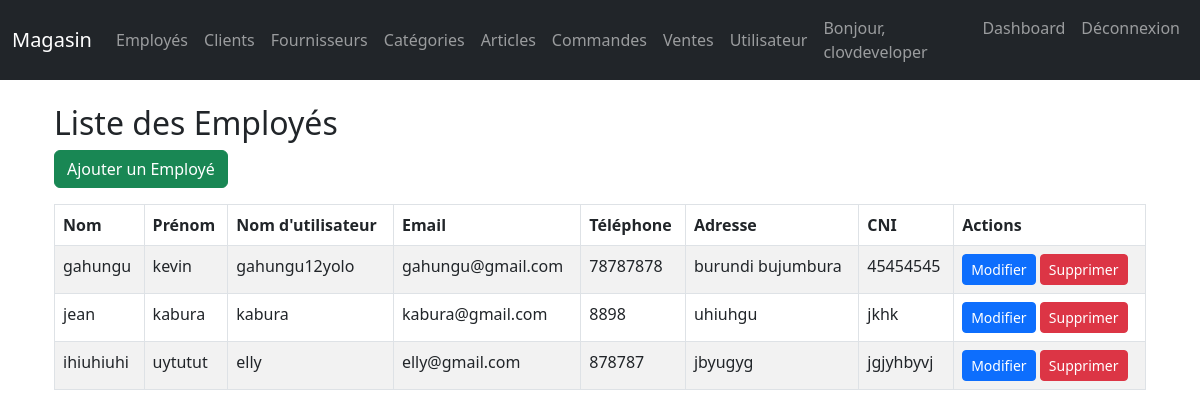
Page /employes/ (signed in) on the committed database.
### shop/models.py (models this page shows, shortened)
class AppUser(AbstractUser):
    ROLE_CHOICES = (
        ('admin', 'Admin'),
        ('employee', 'Employee'),
        ('user', 'User'),
    )
    telephone = models.CharField(max_length=15)
    cni = models.CharField(max_length=15)
    adresse = models.CharField(max_length=50)
    role = models.CharField(max_length=10, choices=ROLE_CHOICES, default='user')

class Employe(models.Model):
    user = models.OneToOneField(AppUser, on_delete=models.CASCADE)

### shop/views.py (the view)
# urls.py: path('employes/', views.employe_list, name='employe_list'),
@login_required
def employe_list(request):
    employes = Employe.objects.all()
    return render(request, 'shop/employe_list.html', {'employes': employes})

### templates/shop/employe_list.html
{% extends 'base.html' %}
{% block content %}
<div class="container mt-4">
    <h2>Liste des Employés</h2>
    <a href="{% url 'employe_create' %}" class="btn btn-success mb-3">Ajouter un Employé</a>
    <table class="table table-bordered table-striped">
        <thead class="thead-dark">
            <tr>
                <th>Nom</th>
                <th>Prénom</th>
                <th>Nom d'utilisateur</th>
                <th>Email</th>
                <th>Téléphone</th>
                <th>Adresse</th>
                <th>CNI</th>
                <th>Actions</th>
            </tr>
        </thead>
        <tbody>
            {% for employe in employes %}
            <tr>
                <td>{{ employe.user.last_name }}</td>
                <td>{{ employe.user.first_name }}</td>
                <td>{{ employe.user.username }}</td>
                <td>{{ employe.user.email }}</td>
                <td>{{ employe.user.telephone }}</td>
                <td>{{ employe.user.adresse }}</td>
                <td>{{ employe.user.cni }}</td>
                <td>
                    <a href="{% url 'employe_update' employe.id %}" class="btn btn-primary btn-sm">Modifier</a>
                    <a href="{% url 'employe_delete' employe.id %}" class="btn btn-danger btn-sm">Supprimer</a>
                </td>
            </tr>
            {% endfor %}
        </tbody>
    </table>
</div>
{% endblock %}

### templates/base.html (shortened to what this page needs)
<!DOCTYPE html>
<html lang="fr">
<head>
    <link href="https://cdn.jsdelivr.net/npm/bootstrap@5.3.0/dist/css/bootstrap.min.css" rel="stylesheet">
</head>
<body>
<nav class="navbar navbar-expand-lg navbar-dark bg-dark mb-4">
    <div class="container-fluid">
        <a class="navbar-brand" href="{% url 'home' %}">Magasin</a>
        <div class="collapse navbar-collapse" id="navbarLinks">
            <ul class="navbar-nav me-auto mb-2 mb-lg-0">
                <li class="nav-item">
                    <a class="nav-link" href="{% url 'employe_list' %}">Employés</a>
                </li>
                <li class="nav-item">
                    <a class="nav-link" href="{% url 'client_list' %}">Clients</a>
                </li>
                <li class="nav-item">
                    <a class="nav-link" href="{% url 'fournisseur_list' %}">Fournisseurs</a>
                </li>
                <li class="nav-item">
                    <a class="nav-link" href="{% url 'categorie_list' %}">Catégories</a>
                </li>
                <li class="nav-item">
                    <a class="nav-link" href="{% url 'article_list' %}">Articles</a>
                </li>
                <li class="nav-item">
                    <a class="nav-link" href="{% url 'commande_list' %}">Commandes</a>
                </li>
                <li class="nav-item">
                    <a class="nav-link" href="{% url 'vente_list' %}">Ventes</a>
                </li>
                <li class="nav-item">
                    <a class="nav-link" href="{% url 'appuser_list' %}">Utilisateur</a>
                </li>
            </ul>
            <ul class="navbar-nav ms-auto">
                {% if user.is_authenticated %}
                <li class="nav-item">
                    <span class="nav-link">Bonjour, {{ user.username }}</span>
                </li>
                {% if user.role == 'admin' %}
                <li class="nav-item">
                    <a class="nav-link" href="{% url 'admin_dashboard' %}">Dashboard</a>
                </li>
                {% endif %}
                <li class="nav-item">
                    <a class="nav-link" href="{% url 'logout' %}">Déconnexion</a>
                </li>
                {% else %}
                <li class="nav-item">
                    <a class="nav-link" href="{% url 'login' %}">Connexion</a>
                </li>
                {% endif %}
            </ul>
        </div>
    </div>
</nav>
<div class="container">
    {% block content %}{% endblock %}
</div>
</body>
</html>

### rows in the picture
AppUser: username "clovdeveloper"
Employe: user.last_name "gahungu", user.first_name "kevin", user.username "gahungu12yolo", user.email "gahungu@gmail.com", user.telephone "78787878", user.adresse "burundi bujumbura", user.cni "45454545"
Employe: user.last_name "jean", user.first_name "kabura", user.username "kabura", user.email "kabura@gmail.com", user.telephone "8898", user.adresse "uhiuhgu", user.cni "jkhk"
Employe: user.last_name "ihiuhiuhi", user.first_name "uytutut", user.username "elly", user.email "elly@gmail.com", user.telephone "878787", user.adresse "jbyugyg", user.cni "jgjyhbyvj"
